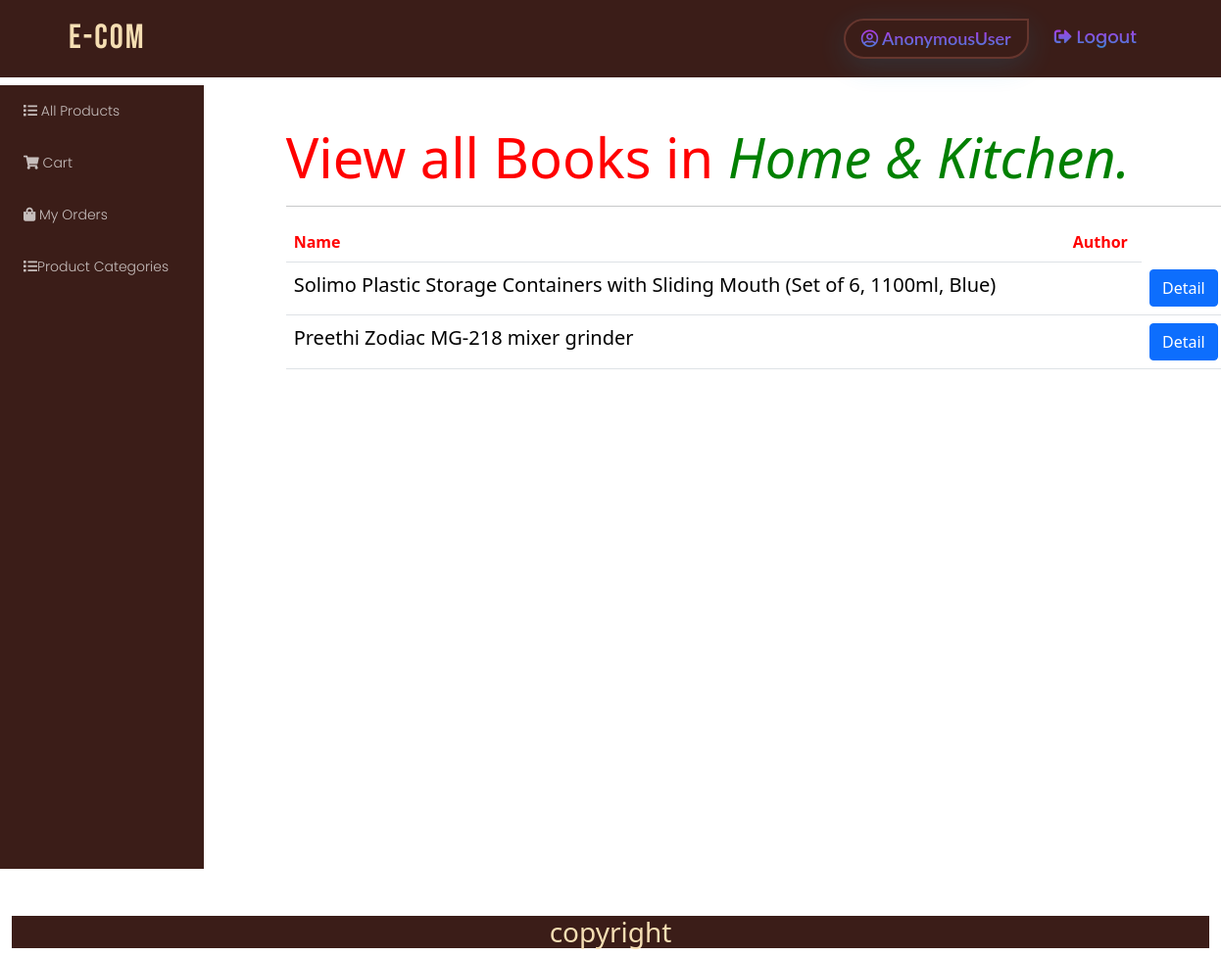
Page /customer/categorydetail/4 on the committed database.
### admins/models.py (models this page shows, shortened)
class Category(models.Model):
    name = models.CharField(max_length=120, verbose_name='product Category')

### seller/models.py (models this page shows, shortened)
class Product(Abstractmodels):
    name = models.CharField(max_length=120, verbose_name='Product Name')
    brand = models.CharField(max_length=120, verbose_name='Brand Name', blank=True)
    price = models.PositiveIntegerField(default=0)
    details = models.CharField(max_length=1000, verbose_name='Details of Product')
    image = models.ImageField(upload_to='product_images')
    category = models.ForeignKey(Category, on_delete=models.CASCADE, related_name='category')
    user = models.ForeignKey(User, on_delete=models.CASCADE, related_name='seller')
    stock = models.PositiveIntegerField(default=0)
    class Meta:
        ordering = ['-created_date']

### customer/views.py (the view)
# urls.py: path('categorydetail/<int:pk>', views.Categories.as_view(), name='catdetail'),
class Categories(ListView):
    model = Category
    template_name = 'customer/categorydetail.html'
    def get_context_data(self, **kwargs):
        context = super().get_context_data(**kwargs)
        obj = Category.objects.get(pk=self.kwargs['pk'])
        cat = obj.category.all()
        context['cat'] = cat
        context['obj'] = obj
        return context

### templates/customer/categorydetail.html
<!DOCTYPE html>
{%extends 'customer/basecust.html'%}
{%load static%}
{% block body_block %}
<div class="container mt-5 ms-5">
    {%if cat%}
    <h3 class="display-4" style="color:red">View all Books in <i><span style="color:green;">{{obj.name}}.</span></i></h3>
    <hr>
    <table class="table">
        <tr>
            <th>Name</th>
            <th>Author</th>
        </tr>
        {%for category in cat%}
        <tr>
            <td>{{category.name}}</td>
            <td>{{category.author}}</td>
            <td><a class="btn btn-primary" href="{%url 'productdetails' category.id%}">Detail</a></td>
        </tr>
        {%endfor%}
    </table>
    {%else%}
    <h1>Nothing to display</h1>
    {%endif%}
</div>
{% endblock %}

### static/css/styles.css (style rules this page uses)
th { color: red; }
td { margin-top : 5px; color: black; font-size : 20px; }
body { background-image: url(""); background-repeat: no-repeat; background-attachment: fixed; }

### rows in the picture
Category: name "Home & Kitchen"
Product: name "Solimo Plastic Storage Containers with Sliding Mouth (Set of 6, 1100ml, Blue)"
Product: name "Preethi Zodiac MG-218 mixer grinder"

### other values in the picture
{{ request.user }} "AnonymousUser"
